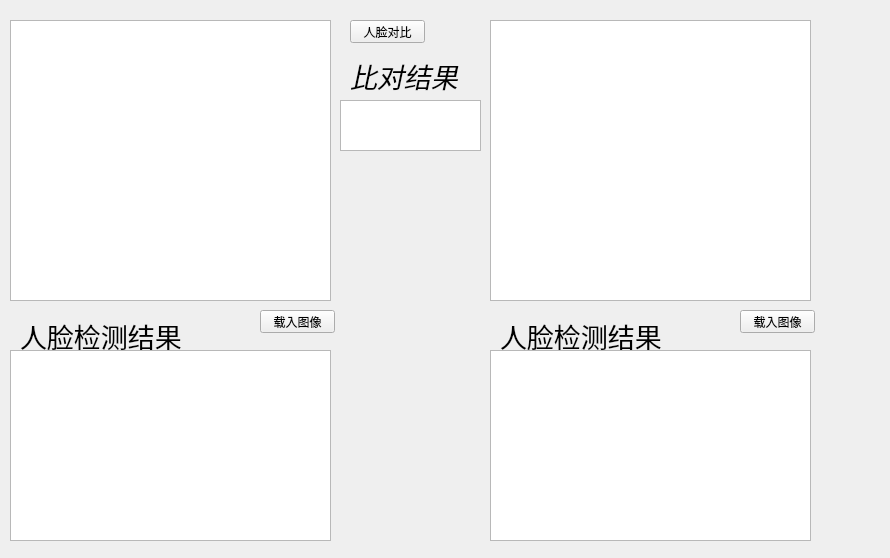
<?xml version="1.0" encoding="UTF-8"?>
<ui version="4.0">
 <class>form</class>
 <widget class="QWidget" name="form">
  <property name="geometry">
   <rect>
    <x>0</x>
    <y>0</y>
    <width>890</width>
    <height>558</height>
   </rect>
  </property>
  <property name="windowTitle">
   <string>人脸识别演示程序</string>
  </property>
  <widget class="QGraphicsView" name="graphicsView">
   <property name="geometry">
    <rect>
     <x>10</x>
     <y>20</y>
     <width>321</width>
     <height>281</height>
    </rect>
   </property>
  </widget>
  <widget class="QPushButton" name="pushButton">
   <property name="geometry">
    <rect>
     <x>350</x>
     <y>20</y>
     <width>75</width>
     <height>23</height>
    </rect>
   </property>
   <property name="text">
    <string>人脸对比</string>
   </property>
  </widget>
  <widget class="QLabel" name="label">
   <property name="geometry">
    <rect>
     <x>350</x>
     <y>60</y>
     <width>121</width>
     <height>31</height>
    </rect>
   </property>
   <property name="font">
    <font>
     <family>黑体</family>
     <pointsize>20</pointsize>
     <italic>true</italic>
    </font>
   </property>
   <property name="text">
    <string>比对结果</string>
   </property>
  </widget>
  <widget class="QLabel" name="label_2">
   <property name="geometry">
    <rect>
     <x>20</x>
     <y>320</y>
     <width>181</width>
     <height>31</height>
    </rect>
   </property>
   <property name="font">
    <font>
     <family>黑体</family>
     <pointsize>20</pointsize>
    </font>
   </property>
   <property name="text">
    <string>人脸检测结果</string>
   </property>
  </widget>
  <widget class="QTextBrowser" name="textBrowser">
   <property name="geometry">
    <rect>
     <x>10</x>
     <y>350</y>
     <width>321</width>
     <height>191</height>
    </rect>
   </property>
  </widget>
  <widget class="QPushButton" name="pushButton_2">
   <property name="geometry">
    <rect>
     <x>260</x>
     <y>310</y>
     <width>75</width>
     <height>23</height>
    </rect>
   </property>
   <property name="text">
    <string>载入图像</string>
   </property>
  </widget>
  <widget class="QGraphicsView" name="graphicsView_2">
   <property name="geometry">
    <rect>
     <x>490</x>
     <y>20</y>
     <width>321</width>
     <height>281</height>
    </rect>
   </property>
  </widget>
  <widget class="QPushButton" name="pushButton_3">
   <property name="geometry">
    <rect>
     <x>740</x>
     <y>310</y>
     <width>75</width>
     <height>23</height>
    </rect>
   </property>
   <property name="text">
    <string>载入图像</string>
   </property>
  </widget>
  <widget class="QLabel" name="label_3">
   <property name="geometry">
    <rect>
     <x>500</x>
     <y>320</y>
     <width>181</width>
     <height>31</height>
    </rect>
   </property>
   <property name="font">
    <font>
     <family>黑体</family>
     <pointsize>20</pointsize>
    </font>
   </property>
   <property name="text">
    <string>人脸检测结果</string>
   </property>
  </widget>
  <widget class="QTextBrowser" name="textBrowser_2">
   <property name="geometry">
    <rect>
     <x>490</x>
     <y>350</y>
     <width>321</width>
     <height>191</height>
    </rect>
   </property>
  </widget>
  <widget class="QTextBrowser" name="textBrowser_3">
   <property name="geometry">
    <rect>
     <x>340</x>
     <y>100</y>
     <width>141</width>
     <height>51</height>
    </rect>
   </property>
  </widget>
 </widget>
 <resources/>
 <connections>
  <connection>
   <sender>pushButton_2</sender>
   <signal>clicked()</signal>
   <receiver>form</receiver>
   <slot>show_img()</slot>
   <hints>
    <hint type="sourcelabel">
     <x>309</x>
     <y>317</y>
    </hint>
    <hint type="destinationlabel">
     <x>365</x>
     <y>278</y>
    </hint>
   </hints>
  </connection>
  <connection>
   <sender>pushButton_3</sender>
   <signal>clicked()</signal>
   <receiver>form</receiver>
   <slot>show_img()</slot>
   <hints>
    <hint type="sourcelabel">
     <x>770</x>
     <y>321</y>
    </hint>
    <hint type="destinationlabel">
     <x>852</x>
     <y>312</y>
    </hint>
   </hints>
  </connection>
 </connections>
 <slots>
  <slot>show_img()</slot>
 </slots>
</ui>
